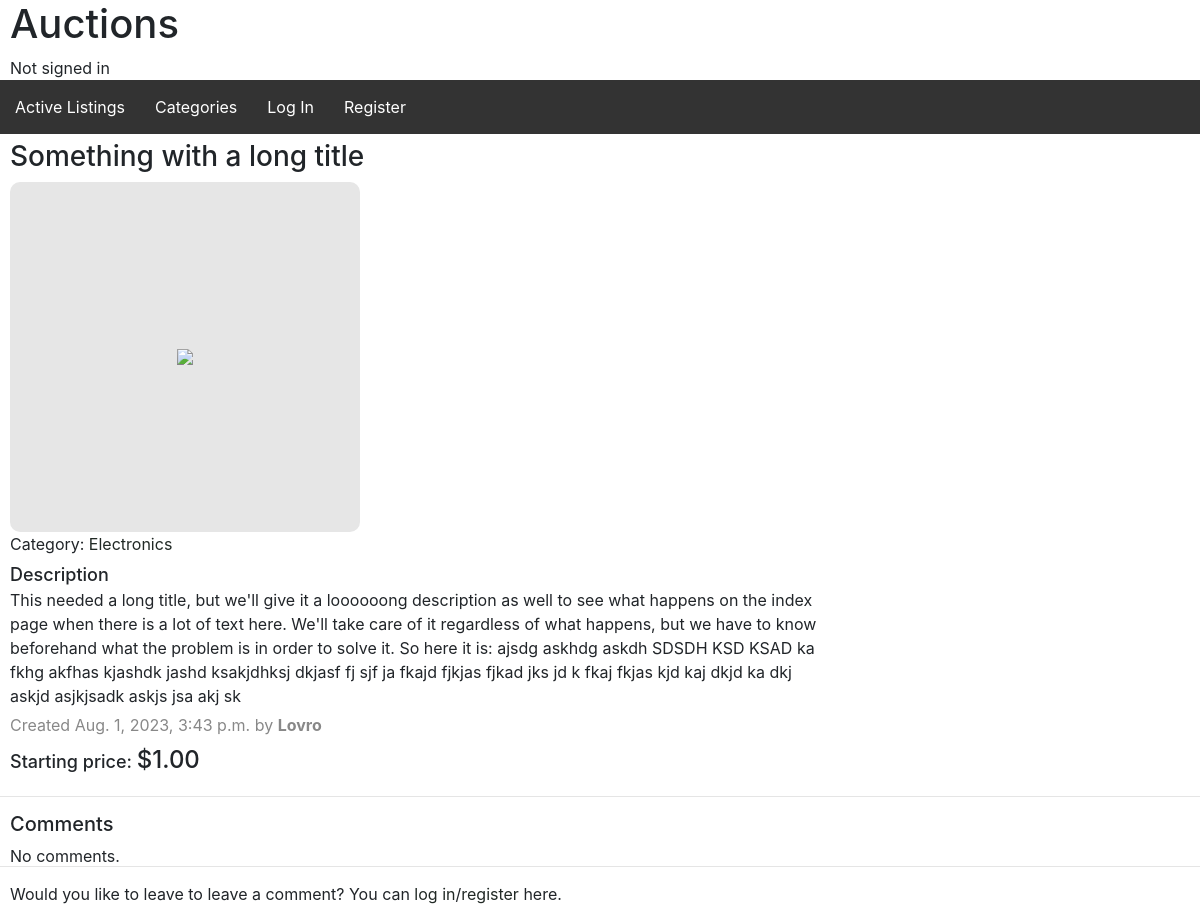
The app's page /listing/7, older data.
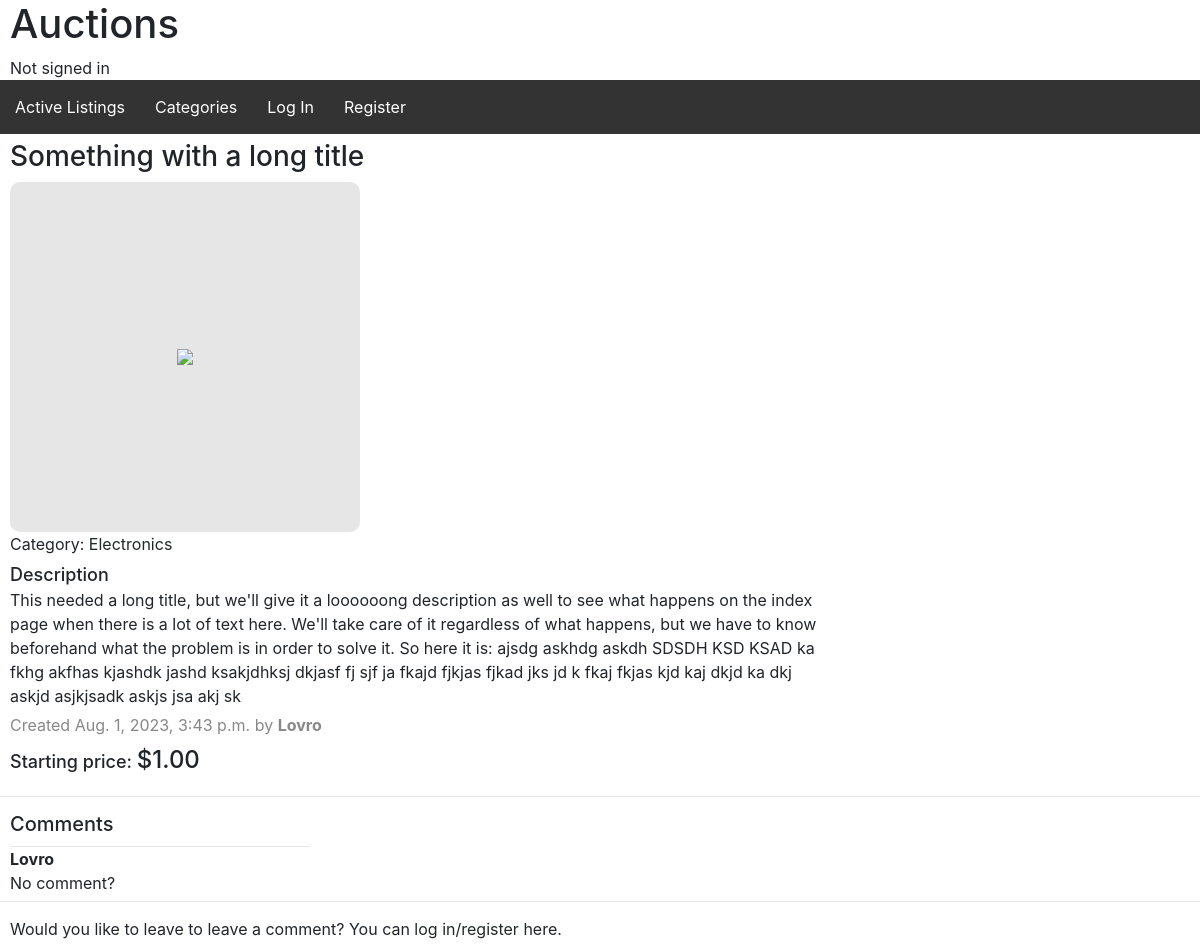
The same page, newer data.
### auctions/models.py (models this page shows, shortened)
class Listing(models.Model):
    id = models.BigAutoField(primary_key=True)
    time = models.DateTimeField(auto_now_add=True)
    seller = models.ForeignKey(User, on_delete=models.PROTECT, related_name="listings")
    title = models.CharField(blank=False, null=False, max_length=64)
    description = models.CharField(max_length=500)
    start_price = models.DecimalField(blank=False, null=False, max_digits=12, decimal_places=2, validators=[MinValueValidator(limit_value=0)])
    category = models.CharField(
        max_length=2,
        choices=CATEGORY_CHOICES,
        default="All Categories"
    )
    image = models.URLField(blank=True, null=True)
    active_status = models.BooleanField(default=True)
    buyer = models.ForeignKey(User, on_delete=models.PROTECT, default=None, null=True, blank=True, related_name="bought_listings")

class User(AbstractUser):
    id = models.BigAutoField(primary_key=True)
    watchlist = models.ManyToManyField("Listing", blank=True, related_name="watchers")

class Comment(models.Model):
    id = models.BigAutoField(primary_key=True)
    commenter = models.ForeignKey(User, on_delete=models.CASCADE, related_name="comments")
    listing = models.ForeignKey(Listing, on_delete=models.CASCADE, related_name="comments")
    text = models.CharField(null=False, blank=False, max_length=500)

### auctions/views.py (the view, shortened to what this page needs)
# urls.py: path("listing/<int:listing_id>", views.listing_view, name="listing"),
def listing_view(request, listing_id):
    try:
        listing = Listing.objects.get(pk=listing_id)
    except Listing.DoesNotExist:
        return HttpResponseRedirect(reverse("index"))
    comments = Comment.objects.filter(listing=listing_id)
    try:
        if listing in request.user.watchlist.all():
            watchlist = True
        else:
            watchlist = False
    except AttributeError:
        watchlist = None
    try:
        bid = listing.bids.get(highest_bid=True)
    except Bid.DoesNotExist:
        bid = None
    return render(request, "auctions/listing.html", {
        "listing": listing,
        "comments": comments,
        "watchlist": watchlist,
        "bid": bid,
    })

### auctions/templates/auctions/listing.html (shortened to what this page needs)
{% extends "auctions/layout.html" %}
{% block body %}
    <div id="listing-title">
        <h3>{{ listing.title }}</h3>
    </div>
    <div class="listing-image">
        {% if listing.image %}
            <img src="{{ listing.image }}">
        {% else %}
            <img src="https://upload.wikimedia.org/wikipedia/commons/1/14/No_Image_Available.jpg?20200913095930">
        {% endif %}
    </div>
    <div id="listing-category">
        Category: <a href="{% url 'categories' %}?c={{ listing.get_category_display }}">{{ listing.get_category_display }}</a>
    </div>
    <div id="listing-description">
        <div id="desc-title">
            Description
        </div>
        <div id="text">
            {{ listing.description}}
        </div>
    </div>
    <div id="listing-timestamp">
        Created {{ listing.time }} by {% if listing.seller == user %} <strong>you</strong> {% else %} <strong>{{ listing.seller }}</strong> {% endif %}
    </div>
    <div id="listing-price">
        {% if bid %}
            {% if listing.active_status %}
                <div>
                    Current bid: <span>${{ bid.amount }}</span> {% if bid.buyer == user %} (by <strong>you</strong>) {% endif %}
                </div>
            {% else %}
                <div>
                    Winning bid: <span>${{ bid.amount }}</span>
                </div>
                <div>
                    {% if listing.buyer == user %}
                        by <strong>you</strong>
                    {% else %}
                        by <strong>{{ listing.buyer }}</strong>
                    {% endif %}
                </div>
            {% endif %}
        {% else %}
            Starting price: <span>${{ listing.start_price }}</span>
        {% endif %}
    </div>
    <div id="comments">
        <hr>
        <div id="comm-title">
            <h5>
                Comments
            </h5>
        </div>
        {% if comments %}
            <div>
                <ul>
                {% for comment in comments %}
                    <li class="comment">
                        <hr>
                        <div>
                            <strong>{{ comment.commenter }}</strong>
                        </div>
                        <div>
                            {{ comment.text }}
                        </div>
                    </li>
                {% endfor %}
                </ul>
            </div>
        {% else %}
            <div>
                No comments.
            </div>
        {% endif %}
        {% if user.is_authenticated %}
            <div id="new-comm">
                <hr>
                <form action="{% url 'listing' listing.id %}" method="post">
                    {% csrf_token %}
                    <div>
                        <textarea name="cmnt" placeholder="Comment..."></textarea>
                    </div>
                    <div>
                        <button type="submit">Post</button>
                    </div>
                </form>
            </div>
        {% else %}
            <hr>
            <div>
                Would you like to leave to leave a comment? You can <a href="{% url 'login' %}">log in</a>/<a href="{% url 'register' %}">register</a> here.
            </div>
        {% endif %}
    </div>
{% endblock %}

### auctions/templates/auctions/layout.html (shortened to what this page needs)
{% load static %}
<!DOCTYPE html>
<html lang="en">
    <head>
        <link rel="stylesheet" href="https://stackpath.bootstrapcdn.com/bootstrap/4.4.1/css/bootstrap.min.css">
        <link href="{% static 'auctions/styles.css' %}" rel="stylesheet">
    </head>
    <body>
        <div id="header">
            <div id="top">
                <div id="title">
                    <h1>Auctions</h1>
                </div>
                <div id="userinfo">
                    {% if user.is_authenticated %}
                        Signed in as <strong>{{ user.username }}</strong>
                    {% else %}
                        Not signed in
                    {% endif %}
                </div>
            </div>
            <div id="navbar">
                <ul>
                    <li>
                        {% if request.path == "/" %}
                            <a class="active" href="{% url 'index' %}">Active Listings</a>
                        {% else %}
                            <a href="{% url 'index' %}">Active Listings</a>
                        {% endif %}
                    </li>
                    <li>
                        {% if request.path == "/categories" %}
                            <a class="active" href="{% url 'categories' %}">Categories</a>
                        {% else %}
                            <a href="{% url 'categories' %}">Categories</a>
                        {% endif %}
                    </li>
                    {% if user.is_authenticated %}
                        <li>
                            {% if request.path == "/new" %}
                                <a class="active" href="{% url 'new' %}">Create Listing</a>
                            {% else %}
                                <a href="{% url 'new' %}">Create Listing</a>
                            {% endif %}
                        </li>
                        <li>
                            {% if request.path == "/watchlist" %}
                                <a class="active" href="{% url 'watchlist' %}">Watchlist<button class="navbtn">{{ request.watchlist_count }}</button></a>
                            {% else %}
                                <a href="{% url 'watchlist' %}">Watchlist<button class="navbtn">{{ request.watchlist_count }}</button></a>
                                {% endif %}
                        </li>
                        <li>
                            {% if request.path == "/my_listings" %}
                                <a class="active" href="{% url 'my_listings' %}">My Listings<button class="navbtn">{{ request.my_listings_count }}</button></a>
                            {% else %}
                                <a href="{% url 'my_listings' %}">My Listings<button class="navbtn">{{ request.my_listings_count }}</button></a>
                            {% endif %}
                        </li>
                        <!--<li>
                            {% if request.path == "/bought_items" %}
                                <a class="active" href="{% url 'bought_items' %}">Bought Items<button class="navbtn">{{ request.bought_items_count }}</button></a>
                            {% else %}
                                <a href="{% url 'bought_items' %}">Bought Items<button class="navbtn">{{ request.bought_items_count }}</button></a>
                            {% endif %}
                        </li>-->
                        <li>
                            <a href="{% url 'logout' %}">Log Out</a>
                        </li>
                    {% else %}
                        <li>
                            {% if request.path == "/login" %}
                                <a class="active" href="{% url 'login' %}">Log In</a>
                            {% else %}
                                <a href="{% url 'login' %}">Log In</a>
                            {% endif %}
                        </li>
                        <li>
                            {% if request.path == "/register" %}
                                <a class="active" href="{% url 'register' %}">Register</a>
                            {% else %}
                                <a href="{% url 'register' %}">Register</a>
                            {% endif %}
                        </li>
                    {% endif %}
                </ul>
            </div>
        </div>
        <div id="main">
            {% block body %}
            {% endblock %}
        </div>
    </body>
</html>

### auctions/static/auctions/styles.css (style rules this page uses)
a, a:hover { color: #212925; }
body { padding: 10px; }
.comment { margin-bottom: 8px; width: 300px; }
.comment hr { margin: 10px 0 0; }
#comments { margin-top: 20px; }
#desc-title { font-size: 18px; font-weight: 500; }
#header { position: fixed; top: 0; width: 100%; }
hr { margin: -2px -10px 15px; }
#listing-description { margin: 5px 0; width: 70%; min-width: 350px; }
.listing-image { display: flex; justify-content: center; align-items: center; text-align: center; height: 350px; width: 350px; border-radius: 10px; background-color: #e6e6e6; }
.listing-image img { max-width: 350px; max-height: 350px; }
#listing-price { margin: 5px 0; font-size: 18px; font-weight: 500; }
#listing-price span { font-size: 24px; }
#listing-timestamp { color: #888; }
#main { margin-top: 130px; }
#navbar { margin-left: -10px; text-align: center; }
#navbar ul { overflow: hidden; background-color: #333; width: 100%; }
#navbar li { float: left; height: 54px; }
#navbar li a { display: block; color: #fff; padding: 15px; }
#top { background-color: #fff; }
ul { list-style-type: none; margin: 0; padding: 0; }

Row changes from the older to the newer data that the page shows:
added Comment: commenter "Lovro", text "No comment?"
Text that changed along with them:
text no longer shown: "No comments."
